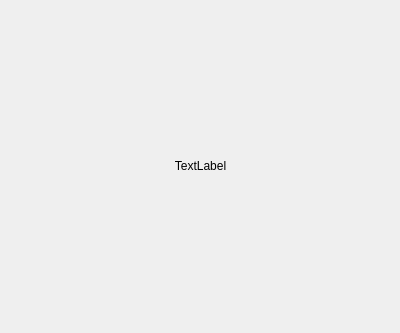
<?xml version="1.0" encoding="UTF-8"?>
<ui version="4.0">
 <class>MainWindow</class>
 <widget class="QMainWindow" name="MainWindow">
  <property name="geometry">
   <rect>
    <x>0</x>
    <y>0</y>
    <width>400</width>
    <height>333</height>
   </rect>
  </property>
  <property name="windowTitle">
   <string>MainWindow</string>
  </property>
  <widget class="QWidget" name="centralWidget">
   <widget class="QWidget" name="horizontalLayoutWidget">
    <property name="geometry">
     <rect>
      <x>0</x>
      <y>0</y>
      <width>401</width>
      <height>331</height>
     </rect>
    </property>
    <layout class="QHBoxLayout" name="hlMain">
     <item>
      <widget class="QLabel" name="lbl_LoadingGif">
       <property name="text">
        <string>TextLabel</string>
       </property>
       <property name="alignment">
        <set>Qt::AlignCenter</set>
       </property>
      </widget>
     </item>
    </layout>
   </widget>
  </widget>
 </widget>
 <layoutdefault spacing="6" margin="11"/>
 <resources/>
 <connections/>
</ui>
